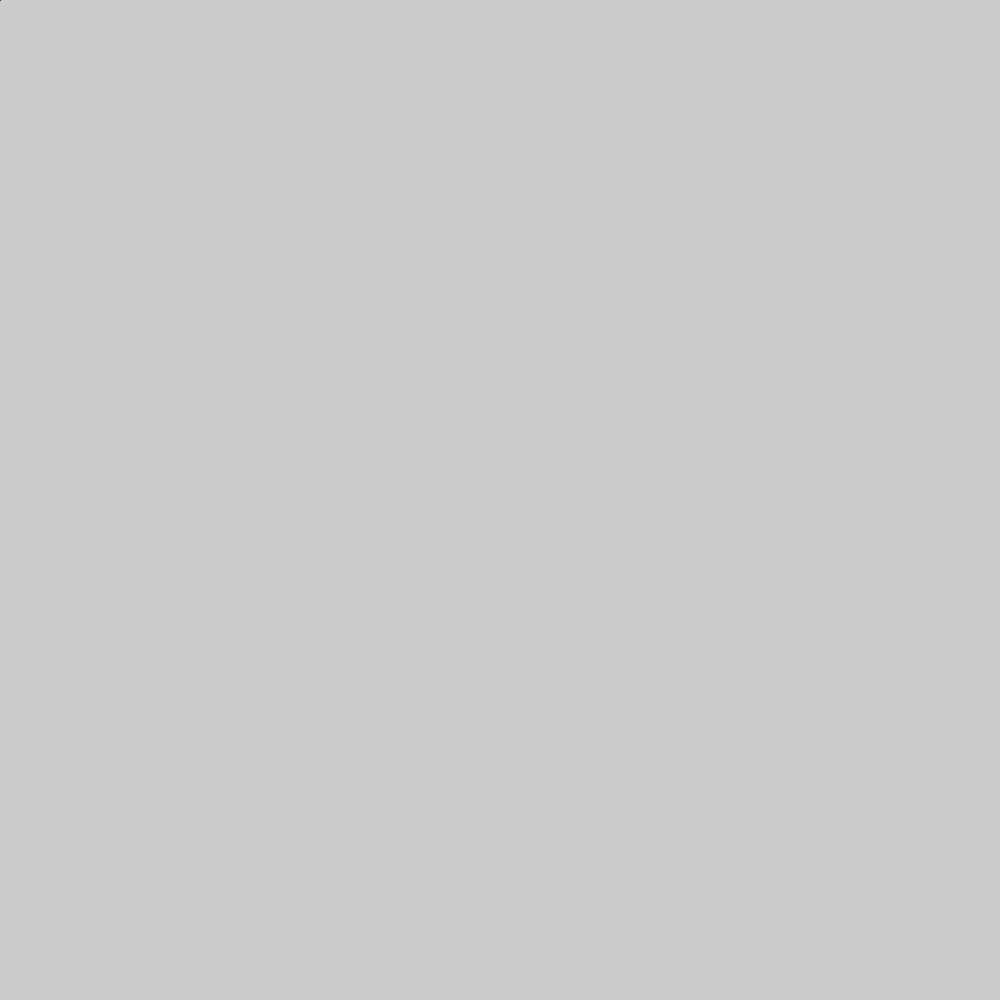
Frame 1 (no input)
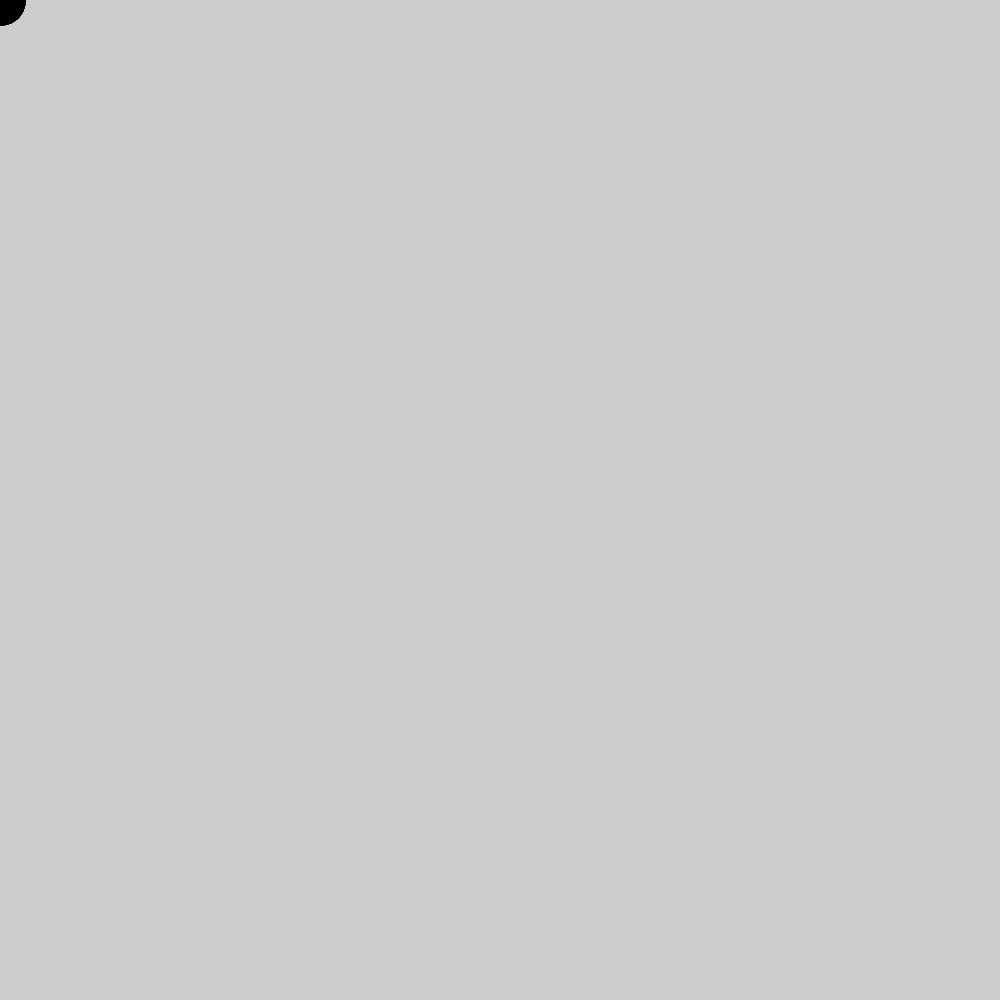
Frame 60 (the mouse pressed at the canvas centre just before this capture)
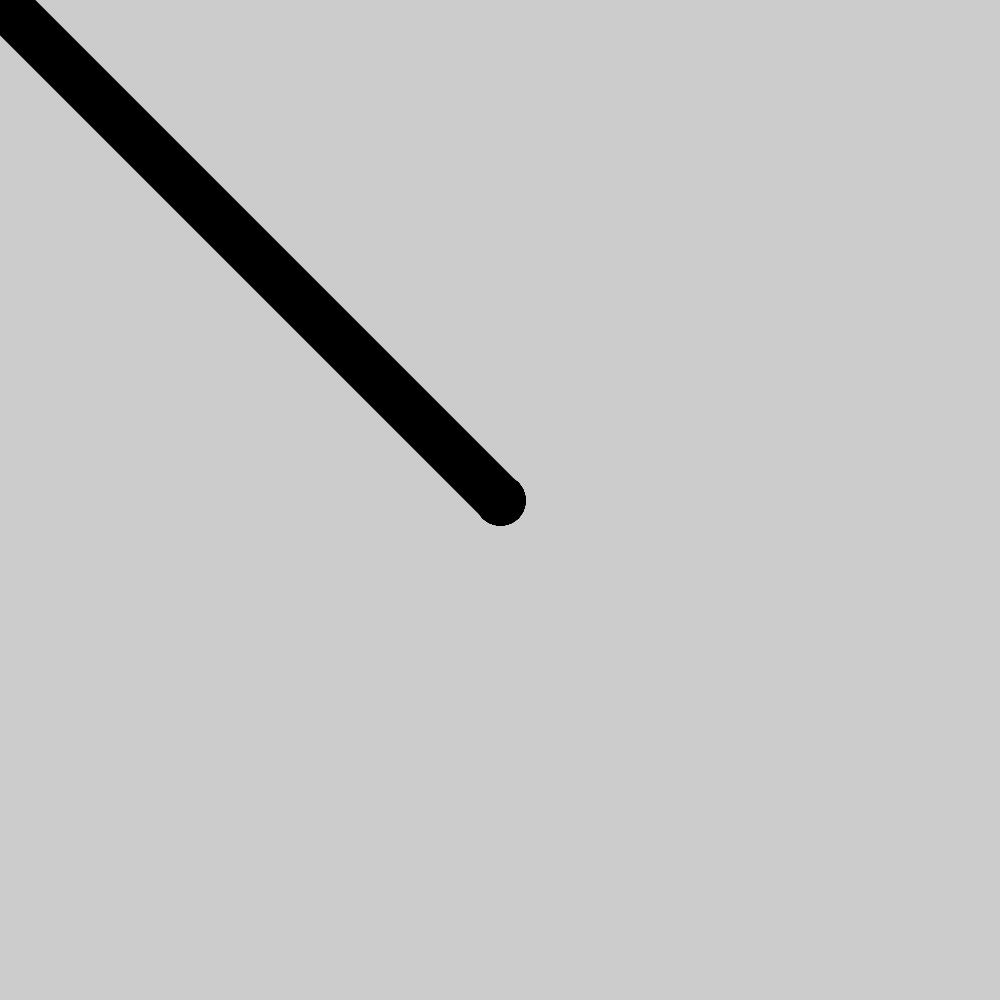
Frame 120 (the mouse held since frame 60 and released just before this capture)

The Processing sketch that drew these frames (run headless with seeded random() and noise(); from frame 60 on, the mouse is pressed at the canvas centre):

// Processing sketch: drawExcersize
// ── drawExcersize.pde

void setup(){
  size(1000,1000);
 
  
  
  
}
void draw(){
 fill(mouseX,mouseY,255);
strokeJoin(ROUND);
  line(mouseX, mouseY, pmouseX, pmouseY);
  strokeWeight(50);
  
  
}
  
